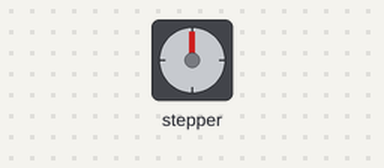
This sketch was run on a simulated Arduino Uno, built with avr-gcc and run on an emulated ATmega328P. Shown: stepper motor. Stepper angles assume 200 steps per turn; what the sketch prints to the serial monitor is not drawn.

Above: at 0.1 s.
At 7.1 s:
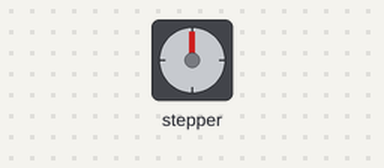
Timing chart, 0 to 8.6 s (numbered marks = the images above):
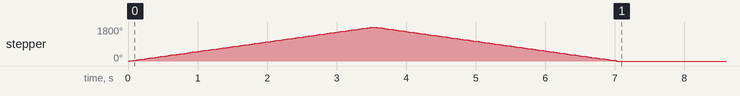

Measured:
- by itself, stepper: turns 1800° clockwise in 3.5 s, then 1800° counter-clockwise in 3.5 s

The sketch:

calib.ino
```cpp
// fibra_calibration.pde
// -*- mode: C++ -*-


#include <AccelStepper.h>
#include "testing.h"


/*
+-----------+-----+------+-----+
|   TYPE    | DIR | FUN  | PIN |
+-----------+-----+------+-----+
| FULL2WIRE | X   | STEP |   2 |
| FULL2WIRE | X   | DIR  |   3 |
| FULL2WIRE | Y   | STEP |   6 |
| FULL2WIRE | Y   | DIR  |   7 |
+-----------+-----+------+-----+
*/

// ORIGIN = RIGHT END (0)
// LEFT movement = POSITIVE (++)
// RIGHT movement = NEGATIVE (--)

// Steppers
#define FTW_X_STEP 4
#define FTW_X_DIR 5
#define FTW_Y_STEP 9
#define FTW_Y_DIR 10

// Limit Switches
#define LSWITCH_L 2
#define LSWITCH_R 3

// Define some steppers and the pins to use
AccelStepper ftw_x_stepper(AccelStepper::FULL2WIRE, FTW_X_DIR, FTW_X_STEP);
AccelStepper ftw_y_stepper(AccelStepper::FULL2WIRE, FTW_Y_DIR, FTW_Y_STEP);


// STEPS
#define DISTANCE 1000

// STEPS/S
#define SPEED 300

void setup()
{
  // Start serial monitor
  Serial.begin(9600);

  Layer test(1,25);


  // set pinMode for Limit Switches
  pinMode(LSWITCH_R, INPUT_PULLUP);
  pinMode(LSWITCH_L, INPUT_PULLUP);

  delay(5);

          int x_max_speed = 2348;
          int y_max_speed = 2348;
          int y_const_speed = 2348;

          // setup x-axis stepper
          ftw_x_stepper.setMaxSpeed(x_max_speed);
          ftw_x_stepper.setAcceleration(3000);
}


void loop()
{

      //ftw_x_stepper.moveTo(2000);
      //while(ftw_x_stepper.currentPosition() != 0)
      //{
      //  ftw_x_stepper.run();
      //}

    int i = DISTANCE;
           ftw_x_stepper.moveTo(i);  // Set the position to move to
           ftw_x_stepper.setSpeed(SPEED);
               while (true) {
        ftw_x_stepper.runSpeedToPosition();  // Start moving the stepper
        if(ftw_x_stepper.currentPosition() == i){
          break;
        }
    }


Serial.println(ftw_x_stepper.currentPosition());
           ftw_x_stepper.moveTo(0);  // Set the position to move to
           ftw_x_stepper.setSpeed(SPEED);
               while (true) {
        ftw_x_stepper.runSpeedToPosition();  // Start moving the stepper
                if(ftw_x_stepper.currentPosition() == 0){
          break;
        }
    }

while(true){
  Serial.println("DONE");
}

}
```

testing.h
```cpp
class Layer {
    public:
        unsigned int length;
        long angle;
        unsigned int passes;
        int x_speed;
        int y_speed;
        String dummy = "";

        //Constructor
        Layer(int length, int angle){
            length = mm_to_steps(length);
            angle = angle;
            Serial.println("Created Layer!");
            Serial.println(dummy + "Angle: " + angle + "\n" + "Length: " + length);
        };

        void create_passes(void){
        };

        int mm_to_steps(int mm){
            int conv_var = 1337;
            return mm * conv_var;
        };

};
```
